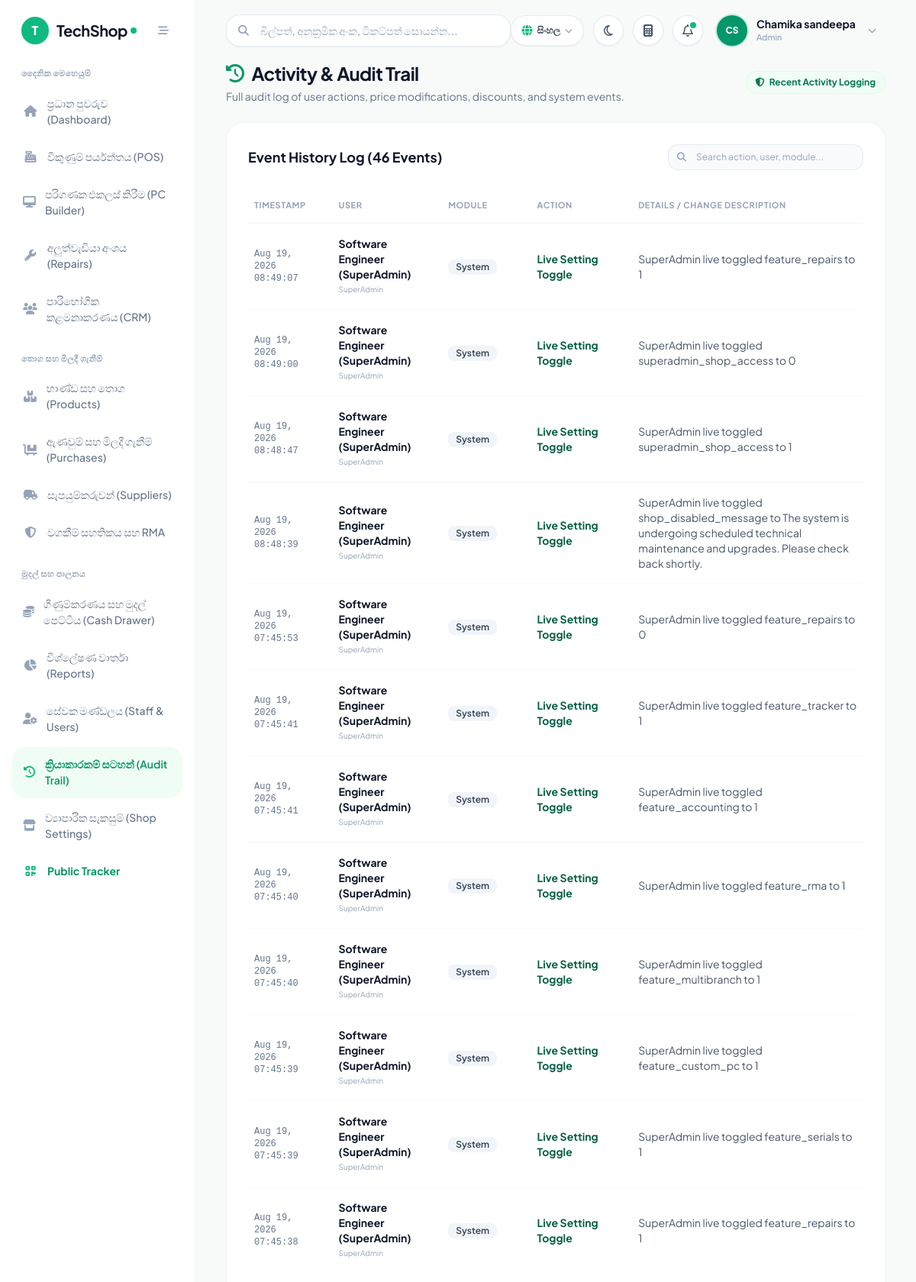
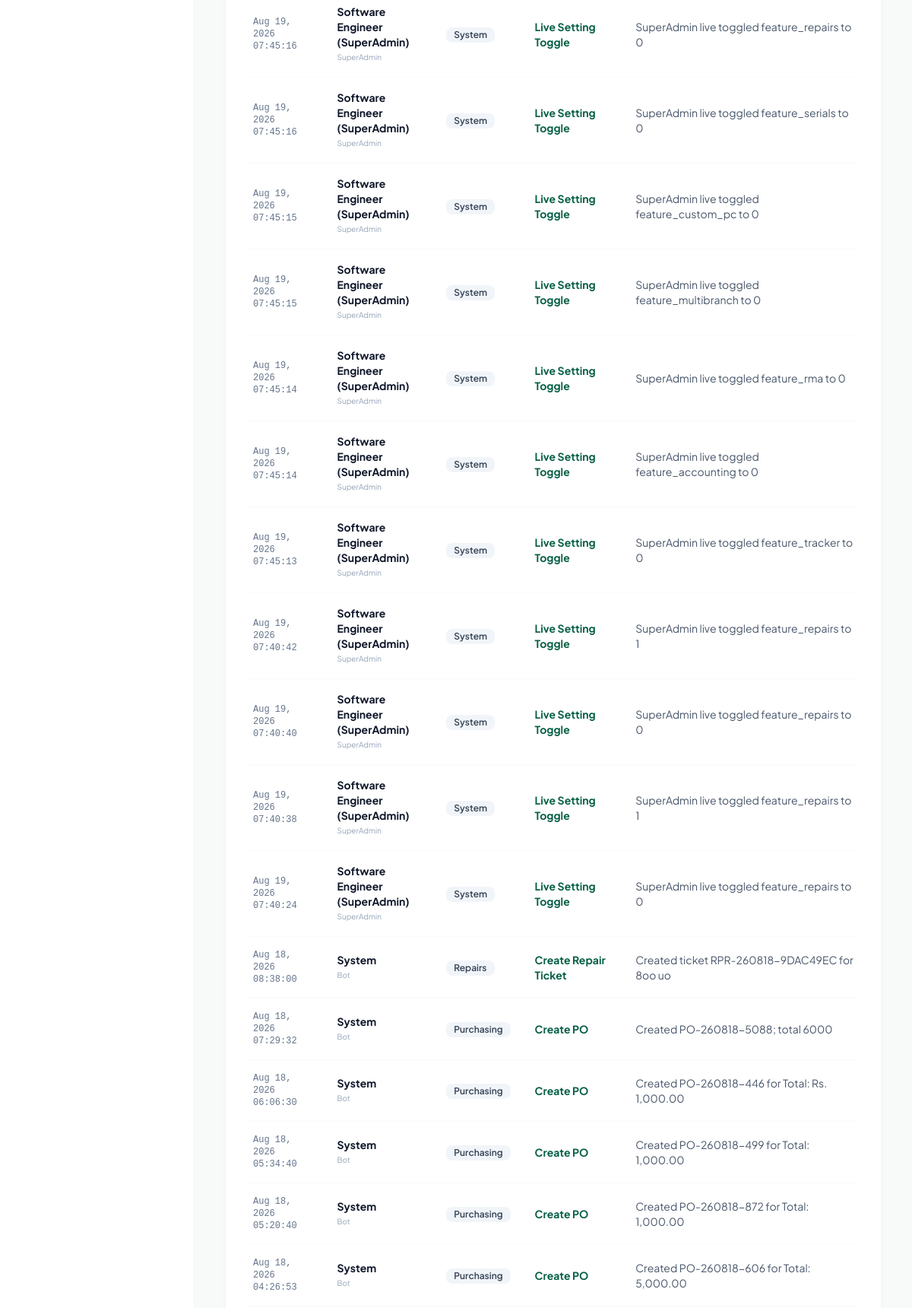
Screenshot of /pages/audit_log.php?lang=si (signed in, upper part) with the database file from the repository (2 pictures, top to bottom).
### tables this page shows
CREATE TABLE IF NOT EXISTS `settings` (
  `setting_key` varchar(50) NOT NULL,
  `setting_value` text,
  `created_at` timestamp NULL DEFAULT CURRENT_TIMESTAMP,
  `updated_at` timestamp NULL DEFAULT CURRENT_TIMESTAMP ON UPDATE CURRENT_TIMESTAMP,
  PRIMARY KEY (`setting_key`)
);

CREATE TABLE IF NOT EXISTS `users` (
  `id` bigint unsigned NOT NULL AUTO_INCREMENT,
  `name` varchar(255) NOT NULL,
  `email` varchar(255) NOT NULL,
  `password` varchar(255) NOT NULL,
  `role` varchar(50) NOT NULL DEFAULT 'Cashier',
  `status` tinyint(1) NOT NULL DEFAULT '1',
  `created_at` timestamp NULL DEFAULT CURRENT_TIMESTAMP,
  `updated_at` timestamp NULL DEFAULT CURRENT_TIMESTAMP ON UPDATE CURRENT_TIMESTAMP,
  `phone` varchar(30) DEFAULT NULL,
  `branch_id` int unsigned NOT NULL DEFAULT '1',
  PRIMARY KEY (`id`),
  UNIQUE KEY `email` (`email`)
);

CREATE TABLE IF NOT EXISTS `activity_logs` (
  `id` bigint unsigned NOT NULL AUTO_INCREMENT,
  `user_id` bigint unsigned DEFAULT NULL,
  `action` varchar(255) NOT NULL,
  `table_name` varchar(100) DEFAULT NULL,
  `record_id` bigint unsigned DEFAULT NULL,
  `timestamp` timestamp NOT NULL DEFAULT CURRENT_TIMESTAMP,
  `module` varchar(100) DEFAULT NULL,
  `details` text,
  `ip_address` varchar(50) DEFAULT NULL,
  PRIMARY KEY (`id`),
  KEY `user_id` (`user_id`),
  CONSTRAINT `activity_logs_ibfk_1` FOREIGN KEY (`user_id`) REFERENCES `users` (`id`) ON DELETE SET NULL
);

### pages/audit_log.php (the view, shortened to what the rows shown need)
<?php
require_once '../includes/db.php';
require_once '../includes/header.php';
$logs = [];
if ($pdo) {
    try {
        $stmt = $pdo->query("
            SELECT al.*, u.name as user_name, u.role as user_role
            FROM activity_logs al
            LEFT JOIN users u ON al.user_id = u.id
            ORDER BY al.id DESC
            LIMIT 100
        ");
        $logs = $stmt->fetchAll();
    } catch (Exception $e) {}
}
?>
<div class="space-y-6 max-w-7xl mx-auto">
    <div class="flex flex-col sm:flex-row sm:items-center justify-between gap-4">
        <div>
            <h1 class="text-2xl font-bold text-slate-900 tracking-tight flex items-center gap-2.5">
                <i class="fa-solid fa-clock-rotate-left text-emerald-600"></i>
                <span>Activity & Audit Trail</span>
            </h1>
        </div>
    </div>
    <div class="bg-white rounded-3xl shadow-card border border-slate-100/90 p-6 sm:p-7 overflow-hidden">
        <div class="flex flex-col sm:flex-row sm:items-center justify-between gap-4 mb-6">
            <h2 class="text-lg font-bold text-slate-900">Event History Log (<?php echo count($logs); ?> Events)</h2>
        </div>
        <div class="overflow-x-auto -mx-6 sm:-mx-7 px-6 sm:px-7">
            <table class="w-full text-left border-collapse" id="logsTable">
                <thead>
                    <tr class="border-b border-slate-100 text-[11px] font-bold text-slate-400 uppercase tracking-wider">
                        <th class="py-3.5 pr-4 pl-2">Timestamp</th>
                        <th class="py-3.5 px-4">User</th>
                        <th class="py-3.5 px-4">Module</th>
                        <th class="py-3.5 px-4">Action</th>
                        <th class="py-3.5 pl-4 pr-2">Details / Change Description</th>
                    </tr>
                </thead>
                <tbody class="divide-y divide-slate-50 text-xs sm:text-sm text-slate-700">
                    <?php foreach ($logs as $l): ?>
                    <tr class="hover:bg-slate-50/60 transition-colors group">
                        <td class="py-4 pr-4 pl-2 font-mono text-slate-500 text-xs shrink-0">
                            <?php echo date('M j, Y H:i:s', strtotime($l['timestamp'])); ?>
                        </td>
                        <td class="py-4 px-4 font-bold text-slate-900">
                            <span class="block"><?php echo htmlspecialchars($l['user_name'] ?? 'System'); ?></span>
                            <span class="block text-[10px] text-slate-400 font-normal"><?php echo htmlspecialchars($l['user_role'] ?? 'Bot'); ?></span>
                        </td>
                        <td class="py-4 px-4">
                            <span class="inline-block text-xs font-semibold px-2.5 py-0.5 rounded-lg bg-slate-100 text-slate-700">
                                <?php echo htmlspecialchars($l['module'] ?? 'System'); ?>
                            </span>
                        </td>
                        <td class="py-4 px-4 font-bold text-emerald-800">
                            <?php echo htmlspecialchars($l['action']); ?>
                        </td>
                        <td class="py-4 pl-4 pr-2 text-slate-600">
                            <?php echo htmlspecialchars($l['details'] ?? ''); ?>
                        </td>
                    </tr>
                    <?php endforeach; ?>
                </tbody>
            </table>
        </div>
    </div>
</div>
<?php require_once '../includes/footer.php'; ?>

### includes/header.php (shortened to what the rows shown need)
<?php
enforce_page_access();
$user = $_SESSION['user'];
        ?>
        <?php
$sys_name = 'TechShop';
$sys_logo = '';
if (isset($pdo) && $pdo) {
    try {
        $stmt_h = $pdo->query("SELECT setting_key, setting_value FROM settings WHERE setting_key IN ('system_name', 'shop_logo', 'currency_symbol', 'shop_currency', 'supported_currencies_json')");
        while ($row = $stmt_h->fetch()) {
            if ($row['setting_key'] === 'system_name' && !empty($row['setting_value'])) $sys_name = $row['setting_value'];
        }
    } catch (\Exception $e) {}
}
$user_name = $user['name'] ?? 'Staff User';
$user_role = $user['role'] ?? 'Cashier';
$name_parts = explode(' ', trim($user_name));
$initials = strtoupper(substr($name_parts[0] ?? 'U', 0, 1) . (isset($name_parts[1]) ? substr($name_parts[1], 0, 1) : ''));
?>
<!DOCTYPE html>
<html lang="en" class="h-full">
<head>
    <script src="https://cdn.tailwindcss.com"></script>
    <link rel="stylesheet" href="https://cdnjs.cloudflare.com/ajax/libs/font-awesome/6.5.1/css/all.min.css">
</head>
<body class="bg-[#F7FAF8] text-slate-800 font-sans flex h-screen overflow-hidden antialiased">
    <aside id="mainSidebar" class="w-64 bg-white border-r border-slate-100/90 flex flex-col fixed md:static inset-y-0 left-0 z-50 transform -translate-x-full md:translate-x-0 transition-transform duration-200 ease-in-out">
        <div class="h-20 flex items-center justify-between px-7">
            <a href="dashboard.php" class="flex items-center gap-2.5 group">
                <?php if ($sys_logo): ?>
                    <img src="../uploads/logo/<?php echo htmlspecialchars($sys_logo); ?>" alt="Logo" class="h-9 w-9 object-contain rounded-xl">
                <?php else: ?>
                    <div class="w-9 h-9 rounded-2xl bg-emerald-500 text-white flex items-center justify-center font-black text-base shadow-sm shadow-emerald-500/20">
                        <?php echo strtoupper(substr($sys_name, 0, 1)); ?>
                    </div>
                <?php endif; ?>
                <div class="flex items-center tracking-tight">
                    <span class="text-xl font-bold text-slate-900 tracking-tight"><?php echo htmlspecialchars($sys_name); ?></span>
                    <span class="w-2 h-2 rounded-full bg-emerald-500 ml-1 inline-block"></span>
                </div>
            </a>
        </div>
    </aside>
    <main class="flex-1 flex flex-col h-screen overflow-hidden bg-[#F7FAF8]">
        <header class="h-20 bg-transparent flex items-center justify-between px-6 lg:px-10 z-20 shrink-0">
            <div class="flex items-center space-x-2 sm:space-x-3">
                <div class="relative">
                    <button id="userMenuBtn" onclick="toggleUserMenu()" class="flex items-center gap-3 p-1.5 pr-3 rounded-full hover:bg-white transition-all">
                        <div class="w-10 h-10 rounded-full bg-emerald-600 text-white font-extrabold flex items-center justify-center text-xs shadow-sm ring-2 ring-emerald-500/20">
                            <?php echo htmlspecialchars($initials); ?>
                        </div>
                        <div class="text-left hidden md:block">
                            <div class="text-sm font-bold text-slate-900 leading-tight"><?php echo htmlspecialchars($user_name); ?></div>
                            <div class="text-[11px] font-medium text-slate-400"><?php echo htmlspecialchars($user_role); ?></div>
                        </div>
                        <i class="fa-solid fa-chevron-down text-slate-400 text-[11px] ml-1"></i>
                    </button>
                </div>
            </div>
        </header>
        <div class="flex-1 overflow-y-auto px-6 lg:px-10 pb-10">

### rows the page displays
settings: setting_value "T", setting_value "TechShop"
users: name "CS", name "Chamika sandeepa", role "Admin"
activity_logs: timestamp "Aug 19, 2026 08:49:07", user.name "Software Engineer (SuperAdmin)", user.role "SuperAdmin", module "System", action "Live Setting Toggle", details "SuperAdmin live toggled feature_repairs to 1"
activity_logs: timestamp "Aug 19, 2026 08:49:00", user.name "Software Engineer (SuperAdmin)", user.role "SuperAdmin", module "System", action "Live Setting Toggle", details "SuperAdmin live toggled superadmin_shop_access to 0"
activity_logs: timestamp "Aug 19, 2026 08:48:47", user.name "Software Engineer (SuperAdmin)", user.role "SuperAdmin", module "System", action "Live Setting Toggle", details "SuperAdmin live toggled superadmin_shop_access to 1"
activity_logs: timestamp "Aug 19, 2026 08:48:39", user.name "Software Engineer (SuperAdmin)", user.role "SuperAdmin", module "System", action "Live Setting Toggle", details "SuperAdmin live toggled shop_disabled_message to The system is undergoing scheduled technical maintenance and upgrades. Please check back shortly."
activity_logs: timestamp "Aug 19, 2026 07:45:53", user.name "Software Engineer (SuperAdmin)", user.role "SuperAdmin", module "System", action "Live Setting Toggle", details "SuperAdmin live toggled feature_repairs to 0"
activity_logs: timestamp "Aug 19, 2026 07:45:41", user.name "Software Engineer (SuperAdmin)", user.role "SuperAdmin", module "System", action "Live Setting Toggle", details "SuperAdmin live toggled feature_tracker to 1"
activity_logs: timestamp "Aug 19, 2026 07:45:41", user.name "Software Engineer (SuperAdmin)", user.role "SuperAdmin", module "System", action "Live Setting Toggle", details "SuperAdmin live toggled feature_accounting to 1"
activity_logs: timestamp "Aug 19, 2026 07:45:40", user.name "Software Engineer (SuperAdmin)", user.role "SuperAdmin", module "System", action "Live Setting Toggle", details "SuperAdmin live toggled feature_rma to 1"
activity_logs: timestamp "Aug 19, 2026 07:45:40", user.name "Software Engineer (SuperAdmin)", user.role "SuperAdmin", module "System", action "Live Setting Toggle", details "SuperAdmin live toggled feature_multibranch to 1"
activity_logs: timestamp "Aug 19, 2026 07:45:39", user.name "Software Engineer (SuperAdmin)", user.role "SuperAdmin", module "System", action "Live Setting Toggle", details "SuperAdmin live toggled feature_custom_pc to 1"
activity_logs: timestamp "Aug 19, 2026 07:45:39", user.name "Software Engineer (SuperAdmin)", user.role "SuperAdmin", module "System", action "Live Setting Toggle", details "SuperAdmin live toggled feature_serials to 1"
activity_logs: timestamp "Aug 19, 2026 07:45:38", user.name "Software Engineer (SuperAdmin)", user.role "SuperAdmin", module "System", action "Live Setting Toggle", details "SuperAdmin live toggled feature_repairs to 1"
activity_logs: timestamp "Aug 19, 2026 07:45:16", user.name "Software Engineer (SuperAdmin)", user.role "SuperAdmin", module "System", action "Live Setting Toggle", details "SuperAdmin live toggled feature_repairs to 0"
activity_logs: timestamp "Aug 19, 2026 07:45:16", user.name "Software Engineer (SuperAdmin)", user.role "SuperAdmin", module "System", action "Live Setting Toggle", details "SuperAdmin live toggled feature_serials to 0"
activity_logs: timestamp "Aug 19, 2026 07:45:15", user.name "Software Engineer (SuperAdmin)", user.role "SuperAdmin", module "System", action "Live Setting Toggle", details "SuperAdmin live toggled feature_custom_pc to 0"
activity_logs: timestamp "Aug 19, 2026 07:45:15", user.name "Software Engineer (SuperAdmin)", user.role "SuperAdmin", module "System", action "Live Setting Toggle", details "SuperAdmin live toggled feature_multibranch to 0"
activity_logs: timestamp "Aug 19, 2026 07:45:14", user.name "Software Engineer (SuperAdmin)", user.role "SuperAdmin", module "System", action "Live Setting Toggle", details "SuperAdmin live toggled feature_rma to 0"
activity_logs: timestamp "Aug 19, 2026 07:45:14", user.name "Software Engineer (SuperAdmin)", user.role "SuperAdmin", module "System", action "Live Setting Toggle", details "SuperAdmin live toggled feature_accounting to 0"
activity_logs: timestamp "Aug 19, 2026 07:45:13", user.name "Software Engineer (SuperAdmin)", user.role "SuperAdmin", module "System", action "Live Setting Toggle", details "SuperAdmin live toggled feature_tracker to 0"
activity_logs: timestamp "Aug 19, 2026 07:40:42", user.name "Software Engineer (SuperAdmin)", user.role "SuperAdmin", module "System", action "Live Setting Toggle", details "SuperAdmin live toggled feature_repairs to 1"
activity_logs: timestamp "Aug 19, 2026 07:40:40", user.name "Software Engineer (SuperAdmin)", user.role "SuperAdmin", module "System", action "Live Setting Toggle", details "SuperAdmin live toggled feature_repairs to 0"
activity_logs: timestamp "Aug 19, 2026 07:40:38", user.name "Software Engineer (SuperAdmin)", user.role "SuperAdmin", module "System", action "Live Setting Toggle", details "SuperAdmin live toggled feature_repairs to 1"
activity_logs: timestamp "Aug 19, 2026 07:40:24", user.name "Software Engineer (SuperAdmin)", user.role "SuperAdmin", module "System", action "Live Setting Toggle", details "SuperAdmin live toggled feature_repairs to 0"
activity_logs: timestamp "Aug 18, 2026 08:38:00", user_name "System", user_role "Bot", module "Repairs", action "Create Repair Ticket", details "Created ticket RPR-260818-9DAC49EC for 8oo uo"
activity_logs: timestamp "Aug 18, 2026 07:29:32", user_name "System", user_role "Bot", module "Purchasing", action "Create PO", details "Created PO-260818-5088; total 6000"
activity_logs: timestamp "Aug 18, 2026 06:06:30", user_name "System", user_role "Bot", module "Purchasing", action "Create PO", details "Created PO-260818-446 for Total: Rs. 1,000.00"
activity_logs: timestamp "Aug 18, 2026 05:34:40", user_name "System", user_role "Bot", module "Purchasing", action "Create PO", details "Created PO-260818-499 for Total: 1,000.00"
activity_logs: timestamp "Aug 18, 2026 05:20:40", user_name "System", user_role "Bot", module "Purchasing", action "Create PO", details "Created PO-260818-872 for Total: 1,000.00"
activity_logs: timestamp "Aug 18, 2026 04:26:53", user_name "System", user_role "Bot", module "Purchasing", action "Create PO", details "Created PO-260818-606 for Total: 5,000.00"

### other values shown
__('nav_operations') "දෛනික මෙහෙයුම්"
__('nav_dashboard') "ප්‍රධාන පුවරුව (Dashboard)"
__('nav_pos') "විකුණුම් පර්යන්තය (POS)"
__('nav_pc_builder') "පරිගණක එකලස් කිරීම (PC Builder)"
__('nav_repairs') "අලුත්වැඩියා අංශය (Repairs)"
__('nav_customers') "පාරිභෝගික කළමනාකරණය (CRM)"
__('nav_inventory_supply') "තොග සහ මිලදී ගැනීම්"
__('nav_products') "භාණ්ඩ සහ තොග (Products)"
__('nav_purchases') "ඇණවුම් සහ මිලදී ගැනීම් (Purchases)"
__('nav_suppliers') "සැපයුම්කරුවන් (Suppliers)"
__('nav_warranty') "වගකීම් සහතිකය සහ RMA"
__('nav_finance_control') "මුදල් සහ පාලනය"
__('nav_accounting') "ගිණුම්කරණය සහ මුදල් පෙට්ටිය (Cash Drawer)"
__('nav_reports') "විශ්ලේෂණ වාර්තා (Reports)"
__('nav_staff') "සේවක මණ්ඩලය (Staff & Users)"
